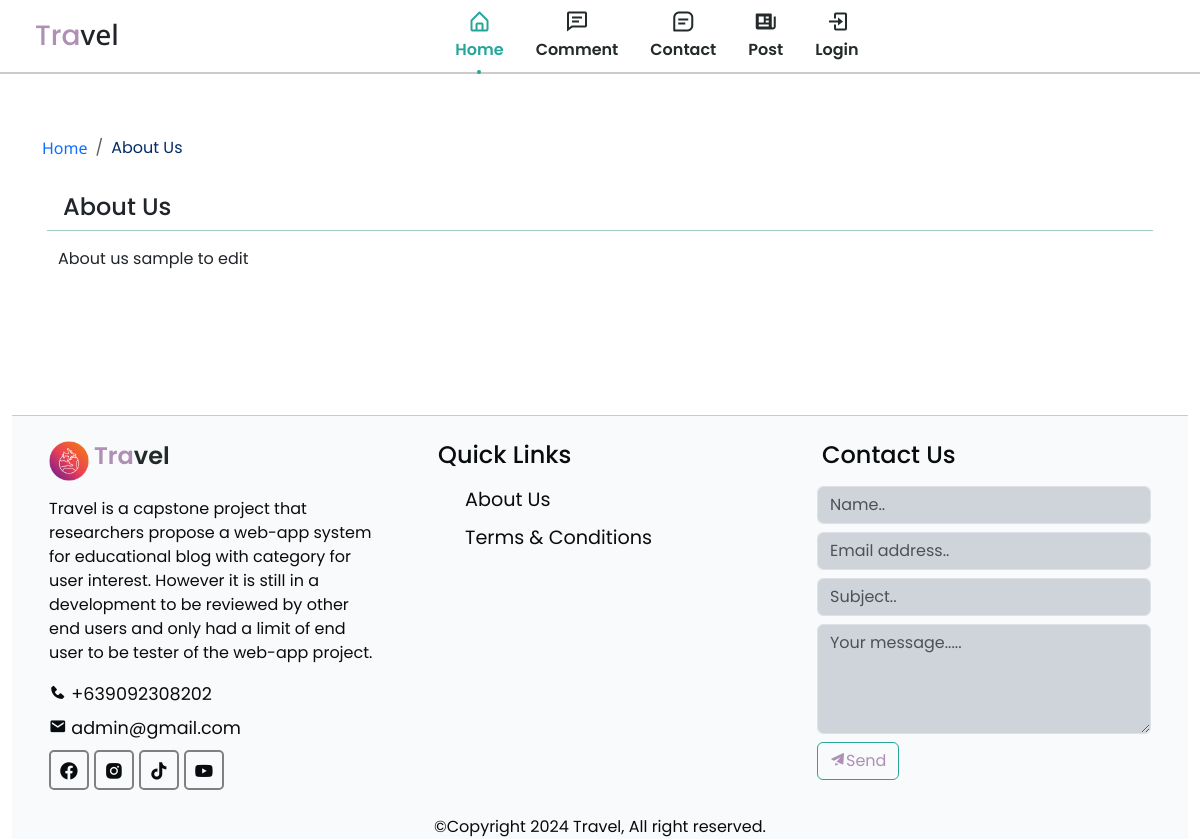
The page /aboutUs.php on the database its author committed.
### tables this page shows
CREATE TABLE `pages` (
  `id` int(11) NOT NULL,
  `title` varchar(255) DEFAULT NULL,
  `details` text DEFAULT NULL,
  `contact` varchar(255) DEFAULT NULL,
  `email` varchar(255) DEFAULT NULL,
  `created_at` date NOT NULL DEFAULT current_timestamp(),
  `updated_at` date NOT NULL
);

CREATE TABLE `settings` (
  `id` int(11) NOT NULL,
  `favicon` varchar(255) DEFAULT NULL,
  `logo` varchar(255) DEFAULT NULL,
  `url` varchar(1000) DEFAULT NULL,
  `fb` varchar(1000) DEFAULT NULL,
  `instagram` varchar(1000) DEFAULT NULL,
  `tiktok` varchar(1000) DEFAULT NULL,
  `youtube` varchar(1000) DEFAULT NULL
);

### aboutUs.php (the view, shortened to what this page needs)
<?php
include(ROOT_PATH.'/app/controllers/page.php');
?>
<!DOCTYPE html>
<html lang="en">
<head>
    <?php include(ROOT_PATH.'/app/includes/css.php');?>
</head>
<body>
    <?php
        include (ROOT_PATH . "/app/includes/nav.php");
    ?>
    <main>
        <?php
            $pgtitle = 'About Us';
            $title = 'about us';
            $page_query = mysqli_query($conn, "SELECT * FROM pages WHERE title = '$pgtitle' OR title = '$title'");
        ?>
        <section class="container section section__height" id="home">
            <div class="d-flex justify-content-between fs-6 mx-auto my-3 py-2" aria-label="breadcrumb">
                <ol class="breadcrumb p-0 m-0 ">
                    <li class="breadcrumb-item text-primary"><a href="<?php echo BASE_URL.'/index.php'?>">Home</a></li>
                    <li class="breadcrumb-item active text-primary-emphasis" aria-current="page">About Us</li>
                </ol>
            </div>
            <?php while($page = mysqli_fetch_array($page_query)):?>
            <div class="card border-0 mx-auto">
                <h4 class="card-header bg-transparent border-success-subtle"><?php echo htmlentities($page['title'])?></h4>
                <div class="card-body">
                    <div class="card-text h-100 w-100" name="aboutUs-details" align="justify"><?php echo html_entity_decode($page['details'])?></div>
                </div>
            </div>
            <?php endwhile;?>
        </section>
    <?php
        include (ROOT_PATH . "/app/includes/footer.php");
    ?>
</main>
</body>
</html>

### app/includes/footer.php (shortened to what this page needs)
<section class="container-fluid section section__height h-auto w-100" id="contact">
            <div class="footer container-fluid h-auto w-100">
                <div class="footer-content h-auto w-100">
                    <div class="footer-section about">
                        <?php
                            $settings_query = mysqli_query($conn, "SELECT * FROM settings WHERE id = 1");
                        ?>
                        <div class="logo-content mb-2">
                            <?php while($setting = mysqli_fetch_assoc($settings_query)):?>
                            <img src="<?php echo BASE_URL.'/app/upload/uploadSettingURL/uploadLogo/'?><?php echo htmlentities($setting['logo'])?>" alt="Logo" width="40px" height="40px">
                            <?php endwhile;?>
                            <h4 class="nav__logo"><span style="color: #af8fb6;">Tra</span>vel</h4>
                        </div>
                        <?php
                            $pageTitle = 'About Page';
                            $title = 'About';
                            $stmt = $conn->prepare("SELECT p.*, s.fb, s.instagram, s.tiktok, s.youtube
                                FROM pages p
                                LEFT JOIN settings s ON 1 = 1
                                WHERE p.title = ? OR p.title = ?");
                            $stmt->bind_param("ss", $pageTitle, $title);
                            $stmt->execute();
                            $result = $stmt->get_result();
                            if ($result->num_rows > 0) {
                                $row = $result->fetch_assoc();
                                echo "<p style='text-align: justify'>" . html_entity_decode($row['details']) . "</p>";
                                echo "<div class='contact-details'>";
                                echo "<span><i class='bx bxs-phone'></i>&nbsp;" . html_entity_decode($row['contact']) . "</span>";
                                echo "<span><i class='bx bxs-envelope'></i>&nbsp;" . html_entity_decode($row['email']) . "</span>";
                                echo "</div>";
                                echo "<div class='social'>";
                                echo "<a href='" . urldecode($row['fb']) . "' target='_blank'><i class='bx bxl-facebook-circle'></i></a>";
                                echo "<a href='" . urldecode($row['instagram']) . "' target='_blank'><i class='bx bxl-instagram-alt'></i></a>";
                                echo "<a href='" . urldecode($row['tiktok']) . "' target='_blank'><i class='bx bxl-tiktok'></i></a>";
                                echo "<a href='" . urldecode($row['youtube']) . "' target='_blank'><i class='bx bxl-youtube'></i></a>";
                                echo "</div>";
                            } else {
                                echo "No page details found.";
                            }
                        ?>
                    </div>
                    <div class="footer-section links">
                        <h4 class="card-title mb-3">Quick Links</h4>
                        <ul>
                            <a href="<?php echo BASE_URL.'/aboutUs.php'?>" target="_self"><li>About Us</li></a>
                            <a href="<?php echo BASE_URL.'/terms.php'?>" target="_self"><li>Terms & Conditions</li></a>
                        </ul>
                    </div>
                    <div class="footer-section contact-form">
                        <h4 class="card-title mb-3">Contact Us</h4>
                        <form action="contact.php" method="post" class="form-group" autocomplete="on" enctype="application/x-www-form-urlencoded">
                            <div class="mb-2 form-group">
                                <input type="text" name="name" class="form-control bg-dark-subtle" placeholder="Name..">
                            </div>
                            <div class="mb-2 form-group">
                                <input type="email" name="email" class="form-control bg-dark-subtle" placeholder="Email address.." >
                            </div>
                            <div class="mb-2 form-group">
                                <input type="text" name="subject" class="form-control bg-dark-subtle" placeholder="Subject.." >
                            </div>
                            <div class="mb-2 form-group">
                                <textarea rows="4" name="message" class="form-control bg-dark-subtle" placeholder="Your message....." ></textarea>
                            </div>
                            <div class="mb-1 form-group">
                                <button type="submit" name="contact-btn" class="btn read-more"><i class='bx bxs-paper-plane'></i>Send</button>
                            </div>
                        </form>
                    </div>
                </div>
                <div class="footer-bottom h-auto w-100" align="center">
                    &copy;Copyright <?php echo date('Y')?> Travel, All right reserved.
                </div>
            </div>
    </section>

### asset/css/skin.css (style rules this page uses)
:root { --header-height: 3rem; --hue: 174; --sat: 63%; --first-color: hsl(var(--hue), var(--sat), 40%); --first-color-alt: hsl(var(--hue), var(--sat), 36%); --title-color: hsl(var(--hue), 12%, 15%); --text-color: hsl(var(--hue), 8%, 35%); --body-color: hsl(var(--hue), 100%, 99%); --container-color: #FFF; --body-font: 'Poppins', sans-serif; --h1-font-size: 1.5rem; --normal-font-size: .938rem; --tiny-font-size: .625rem; --z-tooltip: 10; --z-fixed: 100; }
@media screen and (min-width: 968px) { :root { --h1-font-size: 2.25rem; --normal-font-size: 1rem; } }
* { box-sizing: border-box; padding: 0; margin: 0; }
html { scroll-behavior: smooth; }
body { margin: var(--header-height) 0 0 0; font-family: var(--body-font); font-size: var(--normal-font-size); background-color: var(--body-color); color: var(--text-color); }
ul { list-style: none; }
a { text-decoration: none !important; color: inherit !important; font-family: 'Noto Sans', sans-serif !important; }
img { max-width: 100%; height: auto; }
h1,h2,h3,h4,h5,h6 { font-family: 'Poppins', sans-serif !important; color: #090c0e; margin: 5px ; }
.section { padding: 2.5rem 0 1rem; }
.section__height { min-height: 100%; }
.container { max-width: 100%; margin-left: 1rem; margin-right: 1rem; }
.nav__logo { color: var(--title-color) !important; font-weight: 600; }
@media screen and (min-width: 767px) { body { margin: 0; } }
@media screen and (min-width: 767px) { .section { padding: 7rem 0 0; } }
@media screen and (min-width: 1024px) { .container { margin-left: auto; margin-right: auto; } }

### asset/css/index.css (style rules this page uses)
* { margin: 0; padding: 0; box-sizing: border-box; list-style: none; font-family: var(--font-default); }
:root { --text: #090c0e; --background: #f5f7f9; --primary: #738ba4; --secondary: #b6a3c3; --accent: #af8fb6; --text-dark: #eff3f5; --background-dark: #06080a; --primary-dark: #5b728b; --secondary-dark: #503c5d; --accent-dark: #68496f; --font-default: 'Poppins', sans-serif; --font-primary: 'Open Sans', sans-serif; --font-secondary: 'Noto Sans', sans-serif; }
html, body { height: 100%; }
.btn { border: 1px solid #26A699 !important; background: transparent !important; color: var(--accent)!important; }
button { border: none; background: none; }

### asset/css/main.css (style rules this page uses)
* { margin: 0; padding: 0; box-sizing: border-box; list-style: none; font-family: var(--font-default); }
:root { --text: #090c0e; --background: #f5f7f9; --primary: #738ba4; --secondary: #b6a3c3; --accent: #af8fb6; --text-dark: #eff3f5; --background-dark: #06080a; --primary-dark: #5b728b; --secondary-dark: #503c5d; --accent-dark: #68496f; --font-default: 'Poppins', sans-serif; --font-primary: 'Open Sans', sans-serif; --font-secondary: 'Noto Sans', sans-serif; }
html, body { height: 100%; }
.logo-content { display: flex; align-items: center; }
button { border: none; background: none; }
.footer { background: rgba(245, 247, 249, 0.6); color: var(--text); height: 400px; position: relative; border-top: 1px solid rgba(9, 12, 14, 0.2); }
.footer .footer-content { height: 350px; display: flex; }
.footer .footer-content .footer-section { flex: 1; padding: 25px; }
.footer .footer-content .about .contact-details span { display: block; font-size: 1.1em !important; margin-bottom: 8px; }
.footer .footer-content .about .social a { border: 2px solid gray; width: 40px; height: 40px; padding-top: 5px; margin-right: 5px; text-align: center; display: inline-block; font-size: 1.3em !important; border-radius: 5px; transition: all .3s; }
.footer .footer-content .links ul a { display: block; margin-bottom: 10px; font-size: 1.2em !important; transition: all .3s; }

### rows shown on the page
pages: title "About Us", details "About us sample to edit"
settings: logo (picture)
pages: details "Travel is a capstone project that researchers propose a web-app system for educational blog with category for user interest. However it is still in a development to be reviewed by other end users and only had a limit of end user to be tester of the web-app project.", contact "+639092308202", email "admin@gmail.com"
